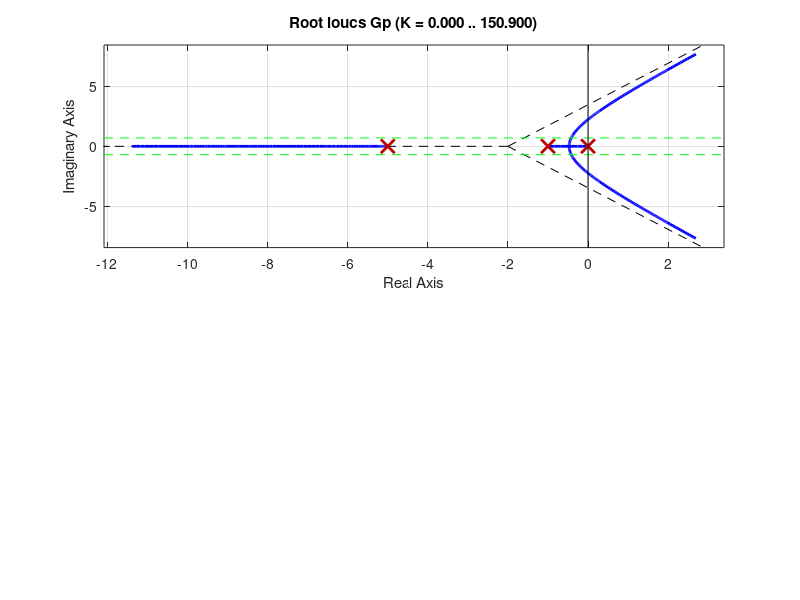

Here is the MATLAB script that generated this plot:
clc
clear
pkg load control

subplot(2, 1, 1);
S = tf('s');
Gp = 5/(S*(S+1)*(S+5));
rlocus(Gp);
legend off;
hold on;
x = linspace(0, 2*pi, 100);
xlimits = xlim();

% add dotted lines at y = -0.5 and y = 0.5 with an offset of 0.1
offset = 0.2;
line(xlimits, [-0.5-offset, -0.5-offset], 'LineStyle', '--', 'Color', 'g');
line(xlimits, [0.5+offset, 0.5+offset], 'LineStyle', '--', 'Color', 'g');
line([0, 0], ylim(), 'LineStyle', '-', 'Color', 'k');
